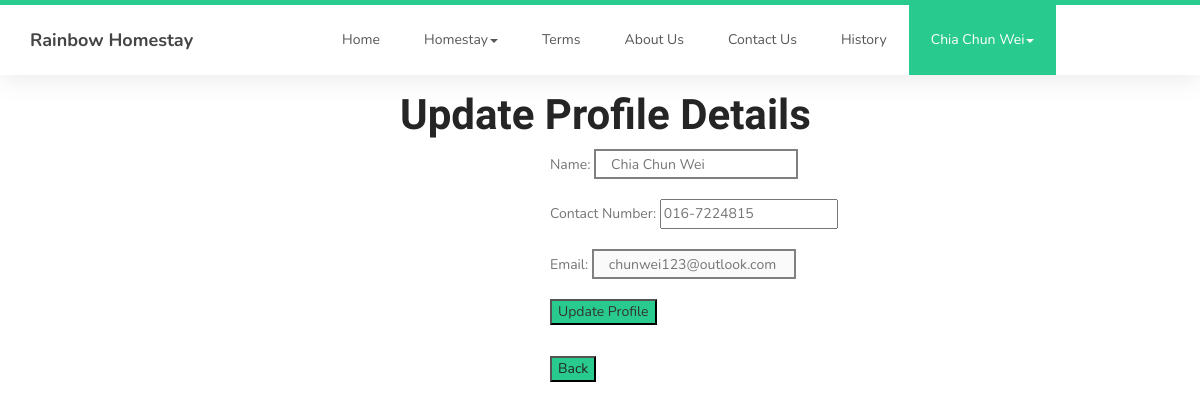
The app's page /User/useredit.php (signed in) with its own data.
### tables this page shows
CREATE TABLE `customer` (
  `cus_id` int(11) NOT NULL,
  `cus_name` varchar(50) NOT NULL,
  `cus_contact_num` varchar(50) NOT NULL,
  `cus_email` varchar(50) NOT NULL,
  `cus_pass` varchar(50) NOT NULL,
  `vkey` varchar(45) NOT NULL,
  `verified` tinyint(1) NOT NULL,
  `createdate` timestamp(6) NOT NULL DEFAULT current_timestamp(6)
);

### User/useredit.php (the view, shortened to what this page needs)
<?php
include("dataconnection.php");
?>
<html lang="en">
<head>
</head>
     <link rel="stylesheet" href="css/bootstrap.min.css">
     <link rel="stylesheet" href="css/font-awesome.min.css">
     <link rel="stylesheet" href="css/owl.carousel.css">
     <link rel="stylesheet" href="css/owl.theme.default.min.css">
     <link rel="stylesheet" href="css/style.css">
<body id="top" data-spy="scroll" data-target=".navbar-collapse" data-offset="50">
     <?php
	 if(isset($_SESSION['login_user']))
	 {
		 ?>
     <section class="navbar custom-navbar navbar-fixed-top" role="navigation">
          <div class="container">
               <div class="navbar-header">
                    <a href="index.php" class="navbar-brand">Rainbow Homestay</a>
               </div>
               <div class="collapse navbar-collapse">
                    <ul class="nav navbar-nav navbar-nav-first">
                         <li><a href="index.php">Home</a></li>
                        <ul class="nav navbar-nav navbar-nav-second">
						 <li class="dropdown">
                              <a href="#" class="dropdown-toggle" data-toggle="dropdown" role="button" aria-haspopup="true" aria-expanded="false">Homestay<span class="caret"></span></a>
                                  <?php
								    $q = "SELECT * FROM home_type ORDER BY home_type.home_code ASC";
									$run = mysqli_query($connect, $q);
								if(mysqli_num_rows($run) > 0){
								while($row = mysqli_fetch_array($run)){
									?>
								    <li><a href="properties.php?type&id=<?php echo $row['home_code'];?>"><?php echo $row['home_state'];?></a></li>
								   			<?php
					}
	 }
					?>
                         </li>
					</ul>
                         <li><a href="terms.php">Terms</a></li>
                         <li><a href="about-us.php">About Us</a></li>
                         <li><a href="contact.php">Contact Us</a></li>
						 <li><a href="history.php">History</a></li>
				    </ul>
					<?php
 $uid = $_SESSION["user_id"];
 $result = mysqli_query($connect,"SELECT * FROM customer WHERE cus_id='$uid'");
 $row=mysqli_fetch_assoc($result);
 ?>
				   	   <ul class="nav navbar-nav navbar-nav-second">
						 <li class="dropdown">
						<li class="active">
                              <a href="#" class="dropdown-toggle" data-toggle="dropdown" role="button" aria-haspopup="true" aria-expanded="false"><?php echo $row['cus_name'];?><span class="caret"></span></a>
                         </li>
					</ul>
               </div>
          </div>
		  </section>
<?php
	 }
?>
	<h1 style="margin-left:400px; margin-top:20px;">Update Profile Details</h1>
	<form name="updatefrm" onsubmit="return validation()" method="post" action="">
		<p style="margin-left:550px; width: 200px;height: 120px;margin-bottom: 20px;"> Name: <input type="text" minlength="5"onkeypress='return ((event.charCode >= 65 && event.charCode <= 90) || (event.charCode >= 97 && event.charCode <= 122) || (event.charCode == 32))' name="name" value="<?php echo $row['cus_name']; ?>"></p>
		<p style="margin-left:550px; width: 200px;height: 120px;margin-bottom: 20px;">Contact Number: <input type="tel" pattern="[0-9]{3}-[0-9]{7}" name="contact" value="<?php echo $row['cus_contact_num']; ?>"></p>
		<p style="margin-left:550px; width: 200px;height: 120px;margin-bottom: 20px;">Email: <input type="text" name="email" value="<?php echo $row['cus_email']; ?>" disabled></p>
<button name="savebtn" style="margin-left:550px; width: 200px;height: 120px;margin-bottom: 1px; background-color:#29ca8e;" type="submit">Update Profile</button>
	<br><button name="backbtn" style="margin-left:550px;margin-top:30px; width: 200px;height: 120px;margin-bottom: 1px; background-color:#29ca8e;" type="submit"><a href="profile.php">Back</a></button><br>	</form>
</body>
</html>

### User/css/style.css (style rules this page uses)
body { background: #ffffff; font-family: 'Nunito', sans-serif; overflow-x: hidden; padding-top: 70px; }
h1,h2,h3,h4,h5,h6 { font-family: 'Muli', sans-serif; font-weight: bold; line-height: inherit; }
h1 { color: #252525; font-size: 3em; line-height: normal; }
p { color: #757575; font-size: 14px; font-weight: normal; line-height: 24px; }
html { -webkit-font-smoothing: antialiased; }
a { color: #252525; -webkit-transition: 0.5s; transition: 0.5s; text-decoration: none !important; }
a, input, button, .form-control { -webkit-transition: 0.5s; transition: 0.5s; }
section { position: relative; padding: 100px 0; }
.custom-navbar { background: #ffffff; border-top: 5px solid #29ca8e; border-bottom: 0; -webkit-box-shadow: 0 1px 30px rgba(0, 0, 0, 0.1); -moz-box-shadow: 0 1px 30px rgba(0, 0, 0, 0.1); box-shadow: 0 1px 30px rgba(0, 0, 0, 0.1); padding: 12px 0; margin-bottom: 0; padding: 0; }
.custom-navbar .navbar-brand { color: #454545; font-size: 18px; font-weight: bold; line-height: 40px; }
.custom-navbar .navbar-nav.navbar-nav-first { margin-left: 8em; }
.custom-navbar .nav li a { line-height: 40px; color: #575757; padding-right: 22px; padding-left: 22px; }
.custom-navbar .nav li.active > a { background-color: #29ca8e; color: #ffffff; }
section, .section-background .item, .section-background .courses-thumb, .section-background .team-thumb, main > section:nth-child(even) .item, main > section:nth-child(even) .courses-thumb, main > section:nth-child(even) .team-thumb, main > section { background: #fff; }

### User/useredit.php (style rules this page uses)
input[type=text] { border:2px solid grey; height:30; padding:5px 15px; }

### records on screen
customer: cus_name "Chia Chun Wei", name "Chia Chun Wei", contact "016-7224815", email "chunwei123@outlook.com"
